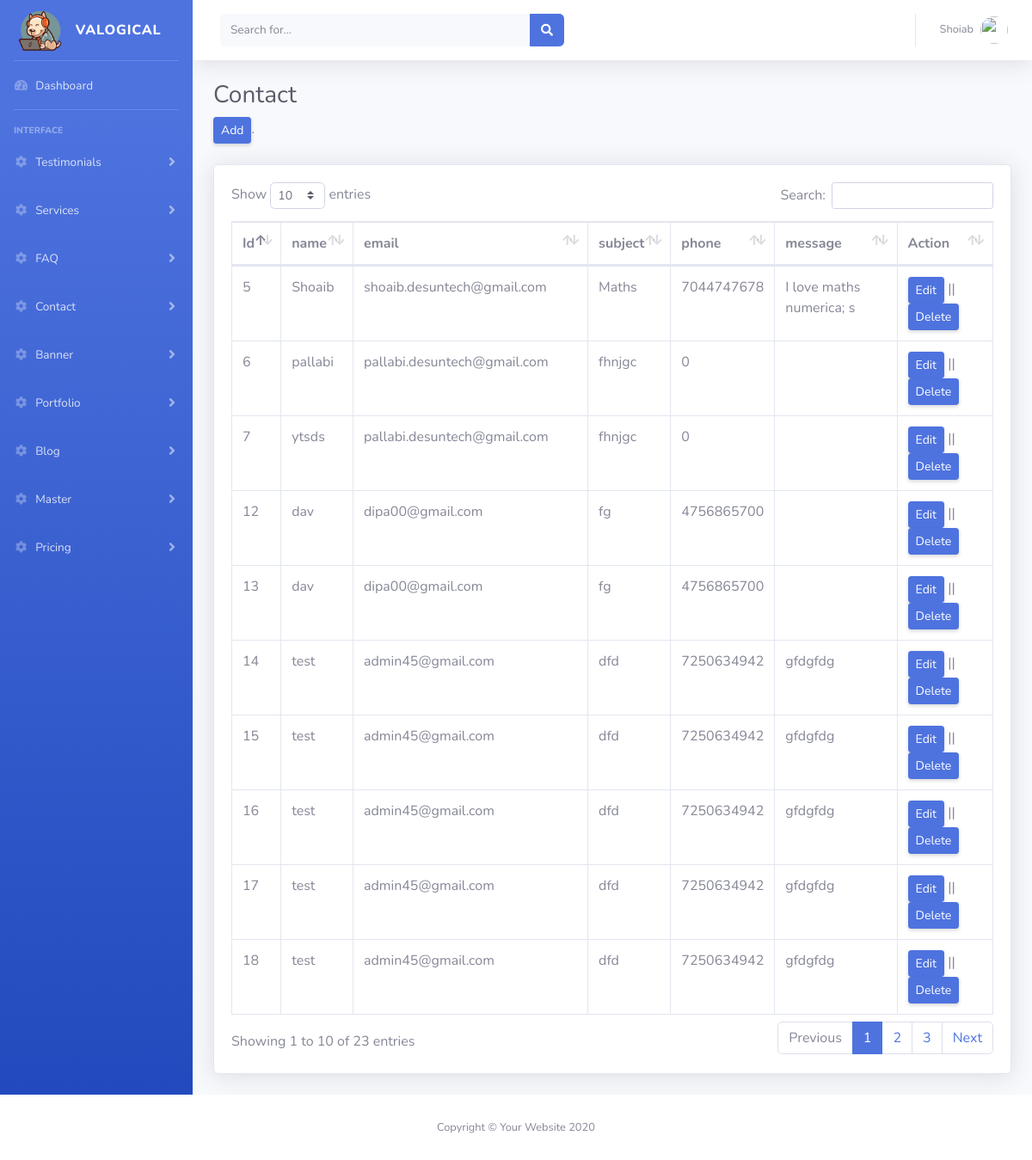
The app's page /admin/view_contact.php (signed in) with its own data.
### tables this page shows
CREATE TABLE `contact` (
  `contact_id` int(11) NOT NULL,
  `name` varchar(255) NOT NULL,
  `email` varchar(255) NOT NULL,
  `subject` varchar(200) NOT NULL,
  `phone` varchar(255) NOT NULL,
  `message` longtext NOT NULL,
  `craete_at` datetime NOT NULL DEFAULT current_timestamp(),
  `update_at` datetime NOT NULL DEFAULT current_timestamp() ON UPDATE current_timestamp()
);

### admin/view_contact.php (the view, shortened to what this page needs)
<?php include("include/master.php");
?>
        <div class="container-fluid">
          <h1 class="h3 mb-2 text-gray-800">Contact </h1>
          <p class=" mb-4 "><a class="d-none d-sm-inline-block btn btn-sm btn-primary shadow-sm" href="add_contact.php">Add </a>.</p>
          <div class="card shadow mb-4">
            <div class="card-body">
              <div class="table-responsive">
                <?php $id = 0;
                $sql = "SELECT * FROM `contact`";
                $result = mysqli_query($conn, $sql);
                $row = mysqli_num_rows($result);
                ?>
                <?php if ($row == 0) : ?>
                  <h2>Data Not Found</h2>
                <?php else : ?>
                  <table class="table table-bordered" id="dataTable" width="100%" cellspacing="0">
                    <thead>
                      <tr>
                        <th>Id</th>
                        <th>name</th>
                        <th>email</th>
                        <th>subject</th>
                        <th>phone</th>
                        <th>message</th>
                        <th>Action</th>
                      </tr>
                    </thead>
                    <tbody>
                      <?php $id = 0;
                      $sql = "SELECT * FROM `contact`";
                      $result = mysqli_query($conn, $sql);
                      ?>
                      <?php while ($rows = mysqli_fetch_assoc($result)) {
                      ?>
                        <tr>
                          <td><?php echo $rows['contact_id'] ?></td>
                          <td><?php echo $rows['name'] ?></td>
                          <td><?php echo $rows['email'] ?></td>
                          <td><?php echo $rows['subject'] ?></td>
                          <td><?php echo $rows['phone'] ?></td>
                          <td><?php echo $rows['message'] ?></td>
                          <td><a class="d-none d-sm-inline-block btn btn-sm btn-primary shadow-sm" href="edit_contact.php?id=<?php echo $rows['contact_id'] ?>">Edit </a> || <a class="d-none d-sm-inline-block btn btn-sm btn-primary shadow-sm" onclick="return confirm('Are you sure?')" href="view_contact.php?id=<?php echo $rows['contact_id'] ?>&type=delete">Delete</a>
                          </td>
                        <?php } ?>
                        </tr>
                    </tbody>
                  </table>
                <?php endif ?>
              </div>
            </div>
          </div>
        </div>
      </div>
    </div>
  </div>
<?php
include("include/footer.php")
?>

### records on screen
contact: contact_id "5", name "Shoaib", email "shoaib.desuntech@gmail.com", subject "Maths", phone "7044747678", message "I love maths numerica; s"
contact: contact_id "6", name "pallabi", email "pallabi.desuntech@gmail.com", subject "fhnjgc", phone "0"
contact: contact_id "7", name "ytsds", email "pallabi.desuntech@gmail.com", subject "fhnjgc", phone "0"
contact: contact_id "12", name "dav", email "dipa00@gmail.com", subject "fg", phone "4756865700"
contact: contact_id "13", name "dav", email "dipa00@gmail.com", subject "fg", phone "4756865700"
contact: contact_id "14", name "test", email "admin45@gmail.com", subject "dfd", phone "7250634942", message "gfdgfdg"
contact: contact_id "15", name "test", email "admin45@gmail.com", subject "dfd", phone "7250634942", message "gfdgfdg"
contact: contact_id "16", name "test", email "admin45@gmail.com", subject "dfd", phone "7250634942", message "gfdgfdg"
contact: contact_id "17", name "test", email "admin45@gmail.com", subject "dfd", phone "7250634942", message "gfdgfdg"
contact: contact_id "18", name "test", email "admin45@gmail.com", subject "dfd", phone "7250634942", message "gfdgfdg"
